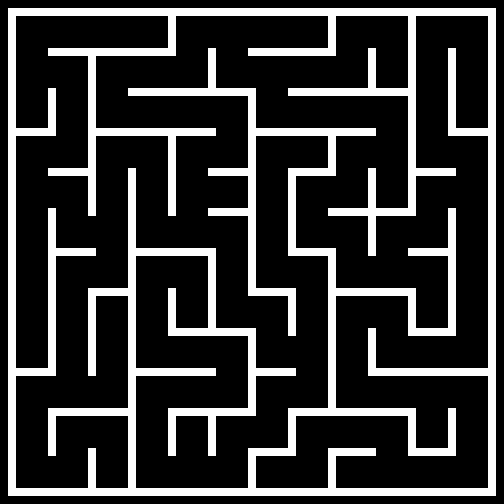

Rendered tile map (Tiled .tmx) drawn with the repository's tilesets; below, a short description and the map source with its tile grids summarised:
An orthogonal 63x63 tile map with 8x8 px tiles, 1 tile layer (Background) and 77 objects (4x Painter, Player, Checkpoint).

<map version="1.10" tiledversion="1.10.2" orientation="orthogonal" renderorder="right-down" width="63" height="63" tilewidth="8" tileheight="8" infinite="0" nextlayerid="4" nextobjectid="83">
 <tileset firstgid="1" source="Mazeball.tsx" />
 <layer id="1" name="Background" width="63" height="63">
  <data>[3969 cells, 845 non-empty, 1 distinct tile ids]</data>
 </layer>
 <objectgroup id="2" name="Spawnpoints">
  <object id="76" name="Player" type="Player" x="216" y="18" width="30" height="30" />
  <object id="77" name="Painter" type="Painter" x="17" y="335.5" width="30" height="30">
   <properties>
    <property name="colour" value="Red" />
   </properties>
  </object>
  <object id="78" name="Painter" type="Painter" x="176.5" y="296.75" width="30" height="30">
   <properties>
    <property name="colour" value="Green" />
   </properties>
  </object>
  <object id="79" name="Painter" type="Painter" x="136" y="17.25" width="30" height="30">
   <properties>
    <property name="colour" value="Blue" />
   </properties>
  </object>
  <object id="80" name="Painter" type="Painter" x="417.25" y="296.25" width="30" height="30">
   <properties>
    <property name="colour" value="Yellow" />
   </properties>
  </object>
  <object id="82" name="Checkpoint" type="Checkpoint" x="256" y="473.5">
   <polygon points="0,0 31.5,-0.25 31.75,14.5 -0.25,14.5" />
  </object>
 </objectgroup>
 <objectgroup id="3" name="Walls">
  <object id="1" x="8.25" y="8.5">
   <polygon points="0,0 487.5,0.25 487.5,7.75 0,7.75" />
  </object>
  <object id="2" x="8.25" y="16.5">
   <polygon points="0,0 7.25,0.25 7.5,479 0,478.75" />
  </object>
  <object id="3" x="16.25" y="488.5">
   <polygon points="0,0 479.75,0 479.5,7.5 0.25,6.75" />
  </object>
  <object id="4" x="488.5" y="488.25">
   <polygon points="0,0 7.25,-0.5 7.25,-471.5 -0.25,-471.5" />
  </object>
  <object id="5" x="447.75" y="408.25">
   <polygon points="0,0 8.25,-0.25 7.75,39.5 0.5,39.25" />
  </object>
  <object id="6" x="408.25" y="448.5">
   <polygon points="0,0 47.25,-0.25 47.5,7 0.25,7" />
  </object>
  <object id="7" x="328" y="448.75">
   <polygon points="0,0 47.75,-0.5 47.5,7.25 0.25,7.5" />
  </object>
  <object id="8" x="328" y="457.25">
   <polygon points="0,0 7.75,0 7.5,30.5 0.25,30.5" />
  </object>
  <object id="9" x="408.25" y="416.75">
   <polygon points="0,0 7.5,-0.25 7,30.75 -0.5,30.5" />
  </object>
  <object id="10" x="248" y="456.25">
   <polygon points="0,0 8,0 7.75,31.25 0,31.25" />
  </object>
  <object id="11" x="248" y="448.25">
   <polygon points="0,0 47.5,0.25 47.25,7.5 0,7.5" />
  </object>
  <object id="12" x="288.25" y="416.5">
   <polygon points="0,0 7.25,0 7.25,31.5 0,31.5" />
  </object>
  <object id="13" x="168.5" y="416">
   <polygon points="0,0 7.25,0.75 7.25,39.5 -0.25,39.5" />
  </object>
  <object id="14" x="207.75" y="416.5">
   <polygon points="0,0 7.75,0.25 8,39 0,38.75" />
  </object>
  <object id="15" x="167.75" y="408.5">
   <polygon points="0,0 88,-0.25 87.75,7.75 0.75,7.25" />
  </object>
  <object id="16" x="288.75" y="408.25">
   <polygon points="0,0 127.25,0.25 126.5,7.25 -0.5,7" />
  </object>
  <object id="17" x="48" y="417">
   <polygon points="0,0 7.5,-0.25 7.75,39.25 0.5,39" />
  </object>
  <object id="18" x="48" y="408.25">
   <polygon points="0,0 80.25,0.25 80,8 0,7.25" />
  </object>
  <object id="19" x="88.5" y="448.5">
   <polygon points="0,0 7.25,0 7.75,39.5 -0.5,39.25" />
  </object>
  <object id="20" x="128.25" y="488">
   <polygon points="0,0 7.5,-0.5 7.75,-320 -0.25,-319.5" />
  </object>
  <object id="21" x="136.25" y="368.75">
   <polygon points="0,0 79.5,0.25 79.5,7.25 0,7.5" />
  </object>
  <object id="22" x="256.75" y="368.5">
   <polygon points="0,0 38.75,0.25 39,6.75 -0.5,6.75" />
  </object>
  <object id="23" x="248" y="336.25">
   <polygon points="0,0 7.5,0.25 7.25,71.5 0.5,71.75" />
  </object>
  <object id="25" x="368.25" y="328.25">
   <polygon points="0,0 7.75,0 7.25,39.5 0.25,39.75" />
  </object>
  <object id="26" x="368.25" y="368.5">
   <polygon points="0,0 119.75,0 119.5,6.75 0,7.5" />
  </object>
  <object id="27" x="16.25" y="368.75">
   <polygon points="0,0 39.25,-0.5 39.25,7 -0.5,7" />
  </object>
  <object id="28" x="48.25" y="367.5">
   <polygon points="0,0 7,0.25 7,-158.75 0,-159" />
  </object>
  <object id="29" x="55.5" y="248.75">
   <polygon points="0,0 40,0 40.5,7 0.5,6.75" />
  </object>
  <object id="30" x="87.75" y="288.25">
   <polygon points="0,0 39.75,0.25 40,8 0.5,8" />
  </object>
  <object id="31" x="88.25" y="297.25">
   <polygon points="0,0 7.5,-0.25 7.5,79 -0.25,78.75" />
  </object>
  <object id="32" x="168.5" y="328.5">
   <polygon points="0,0 87.25,0 87.25,7.75 -0.25,7.25" />
  </object>
  <object id="33" x="168" y="289">
   <polygon points="0,0 7.5,-0.5 8,38.75 0.5,39" />
  </object>
  <object id="34" x="288.5" y="296.5">
   <polygon points="0,0 7.25,0.5 6.75,39.25 0,39.25" />
  </object>
  <object id="35" x="248" y="288">
   <polygon points="0,0 47.5,0.25 47.5,8.5 0,7.75" />
  </object>
  <object id="36" x="207.75" y="327.75">
   <polygon points="0,0 8.25,0.25 8,-71.5 0.25,-71" />
  </object>
  <object id="37" x="328.25" y="407.75">
   <polygon points="0,0 7.25,0 7.25,-151.75 -0.25,-151.25" />
  </object>
  <object id="38" x="335.25" y="288.25">
   <polygon points="0,0 80.75,-0.25 81,7.5 0.5,7.75" />
  </object>
  <object id="39" x="288.25" y="248">
   <polygon points="0,0 47.5,0 47.5,7.25 -0.25,7.5" />
  </object>
  <object id="40" x="408.25" y="296.75">
   <polygon points="0,0 7.25,-0.25 7.75,31.25 0.25,31.25" />
  </object>
  <object id="41" x="408.5" y="328.75">
   <polygon points="0,0 47.5,-1.25 47.75,7 -0.5,7.5" />
  </object>
  <object id="42" x="448.25" y="327">
   <polygon points="0,0 7.75,0 7.5,-118.5 0,-118.75" />
  </object>
  <object id="43" x="408.75" y="248.25">
   <polygon points="0,0 39,0.25 38.75,7.75 -0.25,7.5" />
  </object>
  <object id="44" x="328.5" y="208.75">
   <polygon points="0,0 87,-0.25 87.25,6.75 -0.75,7.25" />
  </object>
  <object id="45" x="367.75" y="216.5">
   <polygon points="0,0 7.75,0.5 8.25,39.5 0,39" />
  </object>
  <object id="46" x="367.75" y="208">
   <polygon points="0,0 8.25,-0.25 8.25,-39.5 0.5,-39.5" />
  </object>
  <object id="47" x="408" y="207.75">
   <polygon points="0,0 7.5,0 7.75,-190.5 0.25,-190.75" />
  </object>
  <object id="48" x="416.25" y="168.5">
   <polygon points="0,0 39.5,-0.25 39.5,7.25 -0.75,7.75" />
  </object>
  <object id="49" x="288.25" y="247.5">
   <polygon points="0,0 7.5,0 7.75,-71.75 0,-71.75" />
  </object>
  <object id="50" x="288" y="167.75">
   <polygon points="0,0 47.75,0.5 47.75,8.25 0.25,7.5" />
  </object>
  <object id="51" x="208.5" y="208.75">
   <polygon points="0,0 39.25,-0.5 39.5,7 -0.75,7.5" />
  </object>
  <object id="52" x="208.5" y="168">
   <polygon points="0,0 39.5,0.25 39.25,7.25 0,7.5" />
  </object>
  <object id="53" x="328" y="136.5">
   <polygon points="0,0 7.75,0.25 7.75,31 0,31.5" />
  </object>
  <object id="54" x="248.25" y="287.75">
   <polygon points="0,0 7.5,0 7.5,-191.25 -0.5,-191.5" />
  </object>
  <object id="55" x="136" y="248">
   <polygon points="0,0 79.75,0.25 79.5,8 0.5,8.25" />
  </object>
  <object id="56" x="16.25" y="127.75">
   <polygon points="0,0 39.5,0.25 39.25,7.75 0,8" />
  </object>
  <object id="58" x="48.25" y="168.25">
   <polygon points="0,0 39.5,-0.25 39.5,8.25 -0.5,7.5" />
  </object>
  <object id="59" x="87.75" y="216">
   <polygon points="0,0 8,0 7.75,-159.75 0.5,-159.5" />
  </object>
  <object id="60" x="48.25" y="88.75">
   <polygon points="0,0 7.25,-0.5 7.25,38.75 0,38.75" />
  </object>
  <object id="61" x="95.75" y="128.25">
   <polygon points="0,0 120,0 119.75,7.25 0.5,7.25" />
  </object>
  </objectgroup>
</map>
<!-- 12 of 77 objects omitted -->
